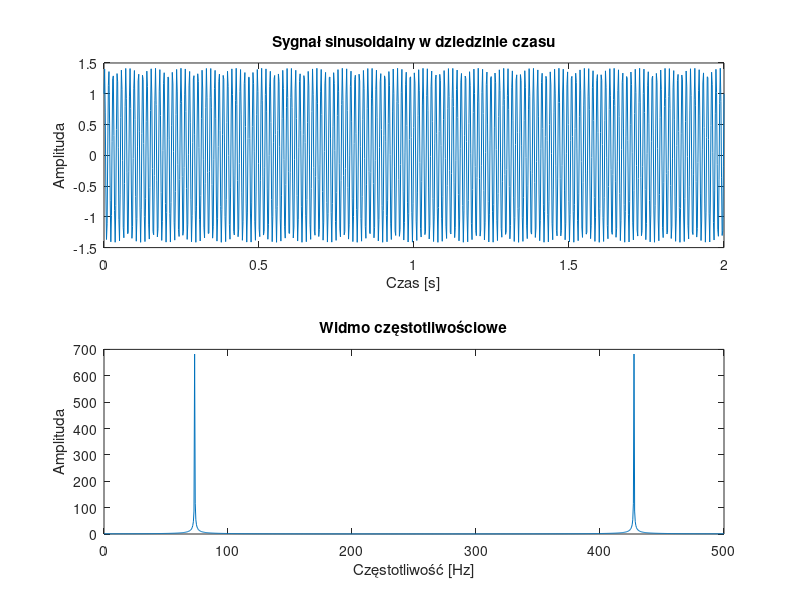

The MATLAB script that drew this image:
% Parametry sygnału
amplituda = 1;
czestotliwosc = 73; % Hz
czas_trwania = 2; % sekundy
czestotliwosc_probkowania = 500; % Hz

% Czas sygnału
t = linspace(0, czas_trwania, czas_trwania * czestotliwosc_probkowania);

% Generowanie sygnału 
sygnal =  sin(2 * pi * czestotliwosc * t) + sin((2 * pi * czestotliwosc * t)+pi/2);

% Transformaty Fouriera
widmo = abs(fft(sygnal));
f = linspace(0, czestotliwosc_probkowania, length(widmo));

% Wykresy
subplot(2, 1, 1);
plot(t, sygnal);
title('Sygnał sinusoidalny w dziedzinie czasu');
xlabel('Czas [s]');
ylabel('Amplituda');

subplot(2, 1, 2);
plot(f, widmo);
title('Widmo częstotliwościowe');
xlabel('Częstotliwość [Hz]');
ylabel('Amplituda');
pause;
